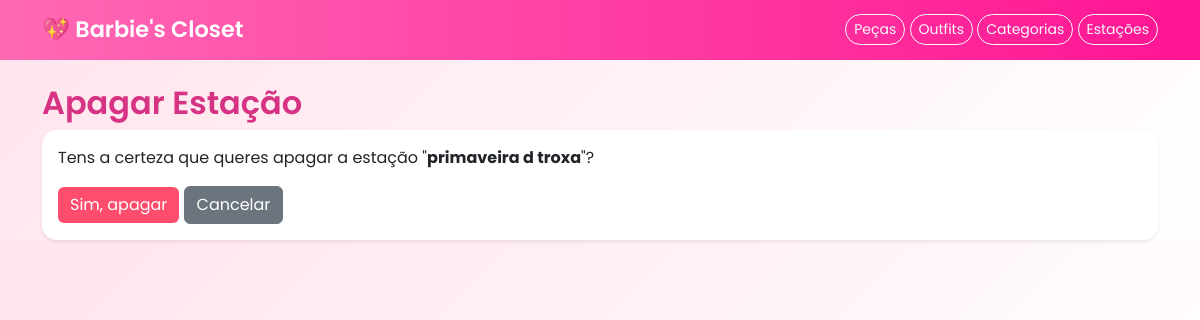
Page /estacoes/apagar/1/ (signed in) on the earlier database version.
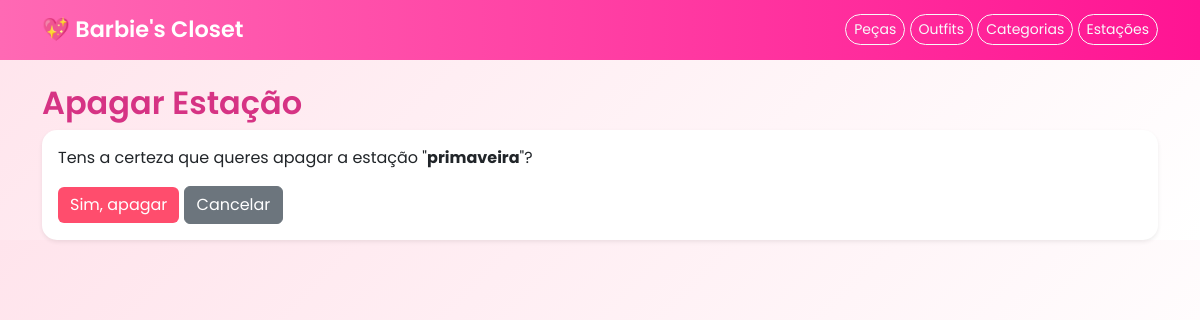
Same page on the later database version.
### barbies_closet/models.py (models this page shows, shortened)
class Estacao(models.Model):
    nome = models.CharField(max_length=50)

### barbies_closet/views.py (the view)
# urls.py: path('estacoes/apagar/<int:id>/', views.apagar_estacao, name='apagar_estacao'),
@login_required
def apagar_estacao(request, id):
    estacao = Estacao.objects.get(id=id)
    if request.method == 'POST':
        estacao.delete()
        messages.success(request, "Estação apagada com sucesso")
        return redirect('lista_estacoes')
    return render(request, 'estacoes/estacoes_apagar.html', {'estacao': estacao})

### barbies_closet/templates/estacoes/estacoes_apagar.html (shortened to what this page needs)
{% extends 'base.html' %}
{% block content %}
<h2>Apagar Estação</h2>
<div class="card p-3 shadow-sm">
    <p>Tens a certeza que queres apagar a estação "<strong>{{ estacao.nome }}</strong>"?</p>
    <form method="POST">
        <button class="btn btn-danger">Sim, apagar</button>
        <a href="{% url 'lista_estacoes' %}" class="btn btn-secondary">Cancelar</a>
    </form>
</div>
{% endblock %}

Differences in the rows shown:
changed Estacao: nome "primaveira d troxa" → "primaveira"
